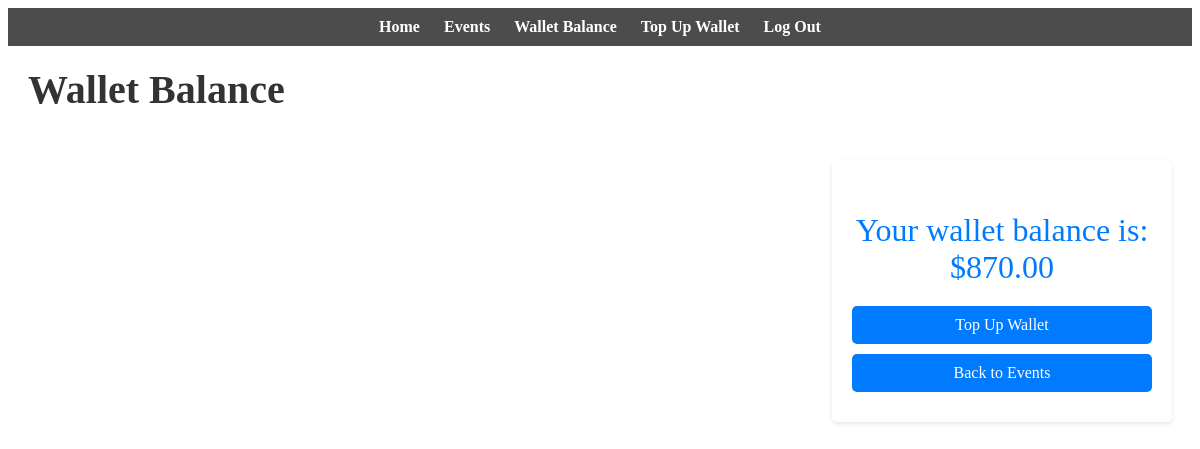
Before: /balance/ (signed in) with the older database file.
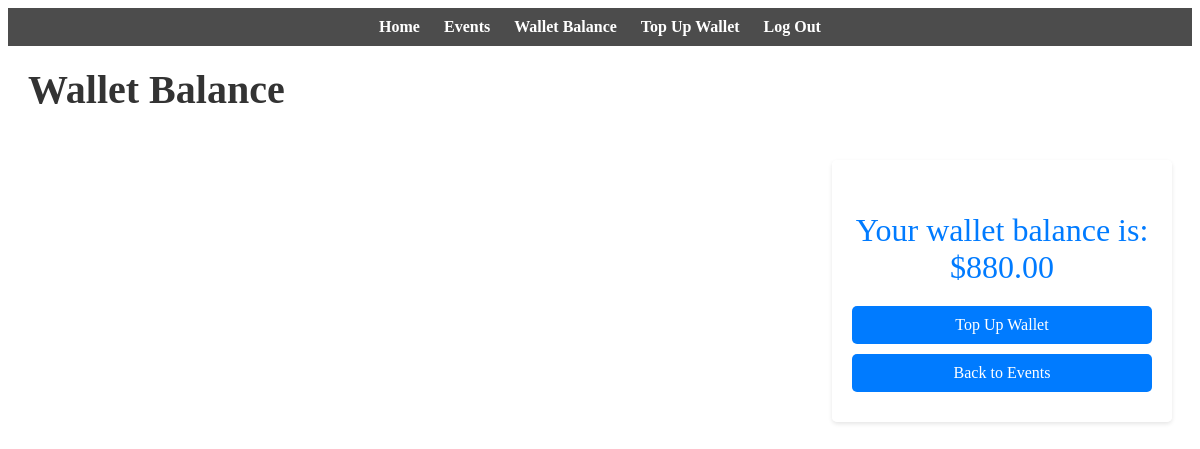
After: the same page with the newer database file.
### persons/models.py (models this page shows, shortened)
class Person(AbstractBaseUser, PermissionsMixin):
    email = models.EmailField(unique=True)
    username = models.CharField(max_length=255, unique=True)
    first_name = models.CharField(max_length=255, blank=True, null=True)
    last_name = models.CharField(max_length=255, blank=True, null=True)
    date_joined = models.DateTimeField(default=timezone.now)
    is_active = models.BooleanField(default=True)
    is_staff = models.BooleanField(default=False)
    wallet_balance = models.DecimalField(max_digits=10, decimal_places=2, default=0.00)
    objects = CustomUserManager()
    USERNAME_FIELD = 'email'
    REQUIRED_FIELDS = ['username']

### persons/views.py (the view)
# urls.py: path('balance/', wallet_balance, name='wallet_balance'),
@login_required
def wallet_balance(request):
    user = request.user
    return render(request, 'persons/wallet_balance.html', {'wallet_balance': user.wallet_balance})

### persons/templates/persons/wallet_balance.html (shortened to what this page needs)
{% extends "persons/base.html" %}
{% block content %}
    <h1>Wallet Balance</h1>
    <div class="wallet-card">
        <p class="wallet-balance">Your wallet balance is: ${{ wallet_balance }}</p>
        <a href="{% url 'top_up_wallet' %}">Top Up Wallet</a>
        <a href="{% url 'event_list' %}">Back to Events</a>
    </div>
{% endblock %}

Changed rows visible on the page:
changed Person: wallet_balance "870.00" → "880.00"
